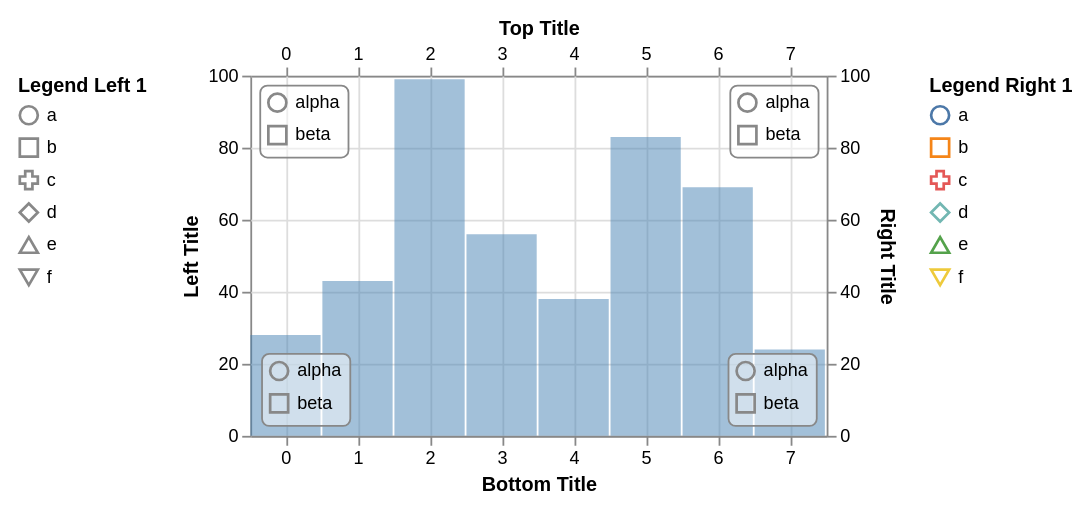

Describe this chart as a Vega-Lite specification.
### Vega specification from a JSON file in a GitHub repository (floating-point values rounded to 4 significant figures)
{"$schema": "https://vega.github.io/schema/vega/v6.json", "height": 200, "padding": 10, "signals": [{"name": "width", "update": "span(range('xscale'))"}, {"name": "cursor", "value": "default", "on": [{"events": {"marktype": "rect", "type": "pointerdown"}, "update": {"value": "default"}}, {"events": {"marktype": "rect", "type": "pointerover"}, "update": {"value": "ew-resize"}}, {"events": {"marktype": "rect", "type": "pointerout"}, "update": {"value": "default"}}]}], "data": [{"name": "values", "values": [{"x": 0, "y": 28}, {"x": 1, "y": 43}, {"x": 2, "y": 99}, {"x": 3, "y": 56}, {"x": 4, "y": 38}, {"x": 5, "y": 83}, {"x": 6, "y": 69}, {"x": 7, "y": 24}]}], "scales": [{"name": "xscale", "type": "band", "range": {"step": 40}, "domain": {"data": "values", "field": "x"}}, {"name": "yscale", "type": "linear", "range": [{"signal": "height"}, 0], "domain": {"data": "values", "field": "y"}, "zero": true, "nice": true}, {"name": "shapeScale", "type": "ordinal", "domain": ["a", "b", "c", "d", "e", "f"], "range": ["circle", "square", "cross", "diamond", "triangle-up", "triangle-down"]}, {"name": "colorScale", "type": "ordinal", "domain": ["a", "b", "c", "d", "e", "f"], "range": "category"}, {"name": "innerScale", "type": "ordinal", "domain": ["alpha", "beta"], "range": ["circle", "square"]}], "axes": [{"scale": "yscale", "orient": "left", "tickCount": 5, "grid": false, "domain": true, "title": "Left Title"}, {"scale": "yscale", "orient": "right", "tickCount": 5, "grid": true, "domain": true, "title": "Right Title"}, {"scale": "xscale", "orient": "top", "grid": false, "domain": true, "title": "Top Title"}, {"scale": "xscale", "orient": "bottom", "grid": true, "domain": true, "title": "Bottom Title"}], "legends": [{"shape": "shapeScale", "stroke": "colorScale", "title": "Legend Right 1"}, {"shape": "shapeScale", "orient": "left", "title": "Legend Left 1"}, {"shape": "innerScale", "orient": "top-left", "offset": 5, "padding": 4, "encode": {"legend": {"enter": {"fill": {"value": "#fff"}, "fillOpacity": {"value": 0.5}, "stroke": {"value": "#888"}, "cornerRadius": {"value": 4}}}}}, {"shape": "innerScale", "orient": "top-right", "offset": 5, "padding": 4, "encode": {"legend": {"enter": {"fill": {"value": "#fff"}, "fillOpacity": {"value": 0.5}, "stroke": {"value": "#888"}, "cornerRadius": {"value": 4}}}}}, {"shape": "innerScale", "orient": "bottom-left", "offset": 6, "padding": 4, "encode": {"legend": {"enter": {"fill": {"value": "#fff"}, "fillOpacity": {"value": 0.5}, "stroke": {"value": "#888"}, "cornerRadius": {"value": 4}}}}}, {"shape": "innerScale", "orient": "bottom-right", "offset": 6, "padding": 4, "encode": {"legend": {"interactive": true, "enter": {"cursor": {"value": "crosshair"}, "fill": {"value": "#fff"}, "fillOpacity": {"value": 0.5}, "stroke": {"value": "#888"}, "cornerRadius": {"value": 4}}, "update": {"stroke": {"value": "#888"}}, "hover": {"stroke": {"value": "#f8f"}}}}}], "marks": [{"type": "rect", "from": {"data": "values"}, "encode": {"enter": {"x": {"scale": "xscale", "field": "x"}, "width": {"scale": "xscale", "band": 1, "offset": -1}, "y": {"scale": "yscale", "field": "y"}, "y2": {"scale": "yscale", "value": 0}, "fill": {"value": "steelblue"}, "fillOpacity": {"value": 0.5}, "stroke": {"color": {"l": {"value": 50}, "a": {"value": 100}, "b": {"value": -20}}}, "cursor": {"value": "pointer"}}, "update": {"strokeWidth": {"value": 0}, "zindex": {"value": 0}}, "hover": {"strokeWidth": {"value": 5}, "zindex": {"value": 1}}}}]}
